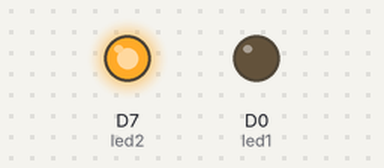
The sketch below on a simulated ESP8266 (NodeMCU). Shown: output pins drawn as LEDs (lit = HIGH).

Above: at 1.5 s.
At 40.7 s:
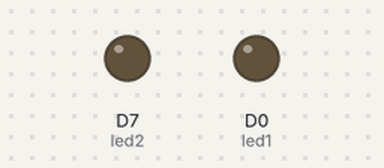
Timing chart, 0 to 41.6 s (numbered marks = the images above):
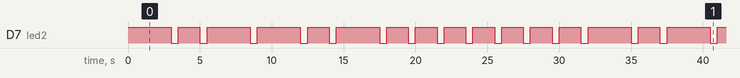

Measured:
- by itself, D7 (led2): moves between LOW and HIGH, repeating every 32.0 s
- by itself, everything shown: repeats every 32.0 s, in 26 steps

The sketch:

blink-an-led.ino
```cpp
// ------------
// Blink an LED
// ------------

/*-------------

We've heavily commented this code for you. If you're a pro, feel free to ignore it.

Comments start with two slashes or are blocked off by a slash and a star.
You can read them, but your device can't.
It's like a secret message just for you.

Every program based on Wiring (programming language used by Arduino, and Particle devices) has two essential parts:
setup - runs once at the beginning of your program
loop - runs continuously over and over

You'll see how we use these in a second.

This program will blink an led on and off every second.
It blinks the D7 LED on your Particle device. If you have an LED wired to D0, it will blink that LED as well.

-------------*/


// First, we're going to make some variables.
// This is our "shorthand" that we'll use throughout the program:

int led1 = D0; // Instead of writing D0 over and over again, we'll write led1
// You'll need to wire an LED to this one to see it blink.

int led2 = D7; // Instead of writing D7 over and over again, we'll write led2
// This one is the little blue LED on your board. On the Photon it is next to D7, and on the Core it is next to the USB jack.

// Having declared these variables, let's move on to the setup function.
// The setup function is a standard part of any microcontroller program.
// It runs only once when the device boots up or is reset.

void setup() {

  // We are going to tell our device that D0 and D7 (which we named led1 and led2 respectively) are going to be output
  // (That means that we will be sending voltage to them, rather than monitoring voltage that comes from them)

  // It's important you do this here, inside the setup() function rather than outside it or in the loop function.

  pinMode(led1, OUTPUT);
  pinMode(led2, OUTPUT);

}

// Next we have the loop function, the other essential part of a microcontroller program.
// This routine gets repeated over and over, as quickly as possible and as many times as possible, after the setup function is called.
// Note: Code that blocks for too long (like more than 5 seconds), can make weird things happen (like dropping the network connection).  The built-in delay function shown below safely interleaves required background activity, so arbitrarily long delays can safely be done if you need them.

/*void loop() {
  // To blink the LED, first we'll turn it on...
  digitalWrite(led1, HIGH);
  digitalWrite(led2, HIGH);

  // We'll leave it on for 1 second...
  delay(1000);

  // Then we'll turn it off...
  digitalWrite(led1, LOW);
  digitalWrite(led2, LOW);

  // Wait 1 second...
  delay(1000);

  // And repeat!
}*/

// Creating new code for blinking the LED for my first name YASH in moorse code.

void loop() {
    // So in this we will have to setup code to blink the led for 4 letters Y, A, S, and H and keep it repeating.

    // Letter Y(-.--)
    digitalWrite(led2, HIGH);
    delay(3000); // long blink for 'line'.
    digitalWrite(led2, LOW);
    delay(500); // off for short time before next blink.

    digitalWrite(led2, HIGH);
    delay(1500); // short blink for 'dot'.
    digitalWrite(led2, LOW);
    delay(500); // off for short time before next blink.

    digitalWrite(led2, HIGH);
    delay(3000); // long blink for 'line'.
    digitalWrite(led2, LOW);
    delay(500); // off for short time before next blink.

    digitalWrite(led2, HIGH);
    delay(3000); // long blink for 'line'.
    digitalWrite(led2, LOW);
    delay(500); // off for short time before next blink.

    // Letter A(.-)
    digitalWrite(led2, HIGH);
    delay(1500); // short blink for 'dot'.
    digitalWrite(led2, LOW);
    delay(500); // off for short time before next blink.

    digitalWrite(led2, HIGH);
    delay(3000); // long blink for 'line'.
    digitalWrite(led2, LOW);
    delay(500); // off for short time before next blink.

    // Letter S(...)
    digitalWrite(led2, HIGH);
    delay(1500); // short blink for 'dot'.
    digitalWrite(led2, LOW);
    delay(500); // off for short time before next blink.

    digitalWrite(led2, HIGH);
    delay(1500); // short blink for 'dot'.
    digitalWrite(led2, LOW);
    delay(500); // off for short time before next blink.

    digitalWrite(led2, HIGH);
    delay(1500); // short blink for 'dot'.
    digitalWrite(led2, LOW);
    delay(500); // off for short time before next blink.

    // Letter H(....)
    digitalWrite(led2, HIGH);
    delay(1500); // short blink for 'dot'.
    digitalWrite(led2, LOW);
    delay(500); // off for short time before next blink.

    digitalWrite(led2, HIGH);
    delay(1500); // short blink for 'dot'.
    digitalWrite(led2, LOW);
    delay(500); // off for short time before next blink.

    digitalWrite(led2, HIGH);
    delay(1500); // short blink for 'dot'.
    digitalWrite(led2, LOW);
    delay(500); // off for short time before next blink.

    digitalWrite(led2, HIGH);
    delay(1500); // short blink for 'dot'.
    digitalWrite(led2, LOW);
    delay(500); // off for short time before next blink.
}
```
